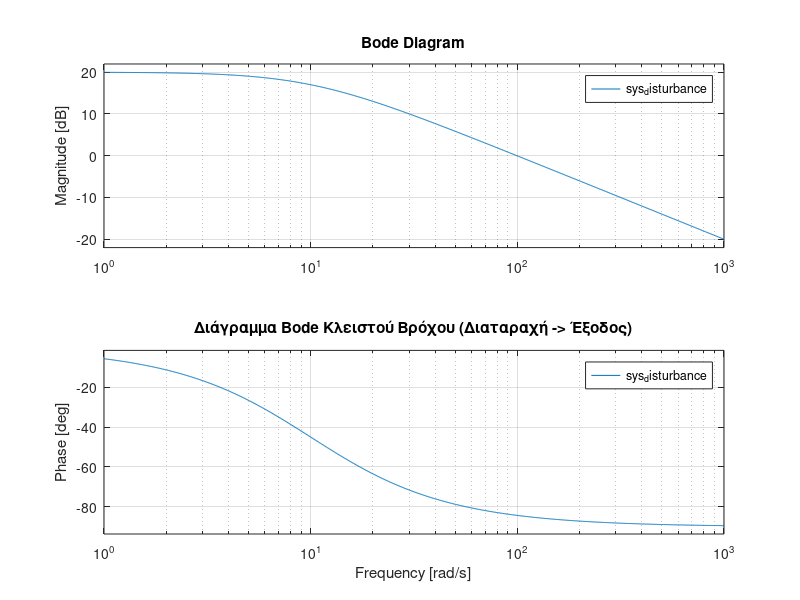

This figure's MATLAB source:
clear;
close all;
clf;
clc;

A = [-2, -0.02; 1, -10];
B = [2; 0];
C = [0, 1];
D = 0;
sys_open = ss(A, B, C, D);
P = [-10, -15]; 
K = place(A, B, P);
disp('Ο πίνακας κερδών K είναι:');
disp(K);
A_cl = A - B*K;
kr = -1 / (C * inv(A_cl) * B);
disp('Το κέρδος kr είναι:');
disp(kr);
B_cl = B * kr;
sys_closed = ss(A_cl, B_cl, C, D);
t = 0:0.01:2;
step(sys_closed, t);
title('Απόκριση Ταχύτητας Κινητήρα (Κλειστός Βρόχος) σε r=1');
xlabel('Χρόνος (sec)');
ylabel('Ταχύτητα \omega (rad/s)');
grid on;

clear;
close all;
clf;
clc;

A_cl = [-15, 0; 1, -10];
Bd = [0; 100];
C = [0, 1];
Dd = 0;
sys_disturbance = ss(A_cl, Bd, C, Dd);
disp('Συνάρτηση Μεταφοράς από d σε y:');
tf(sys_disturbance)
figure;
bode(sys_disturbance);
grid on;
title('Διάγραμμα Bode Κλειστού Βρόχου (Διαταραχή -> Έξοδος)');
